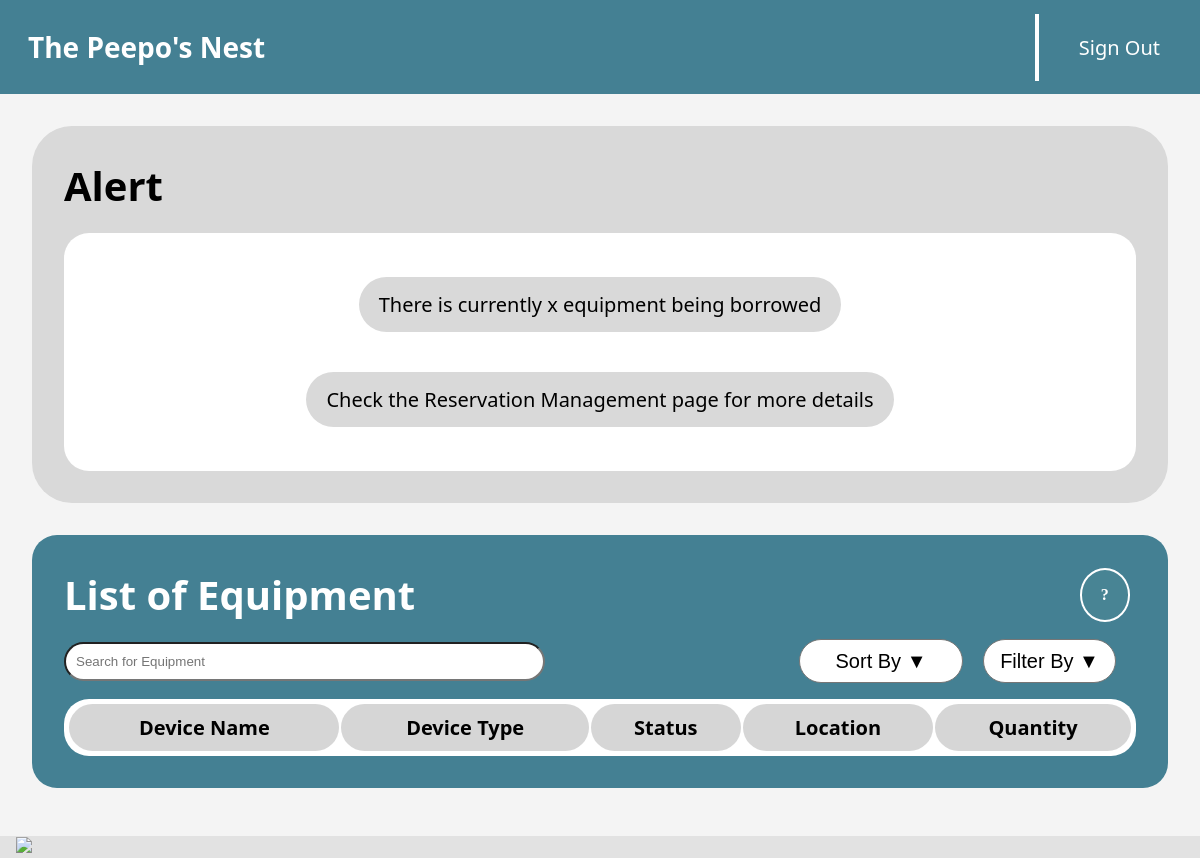
The page /auth/ on the database as committed earlier.
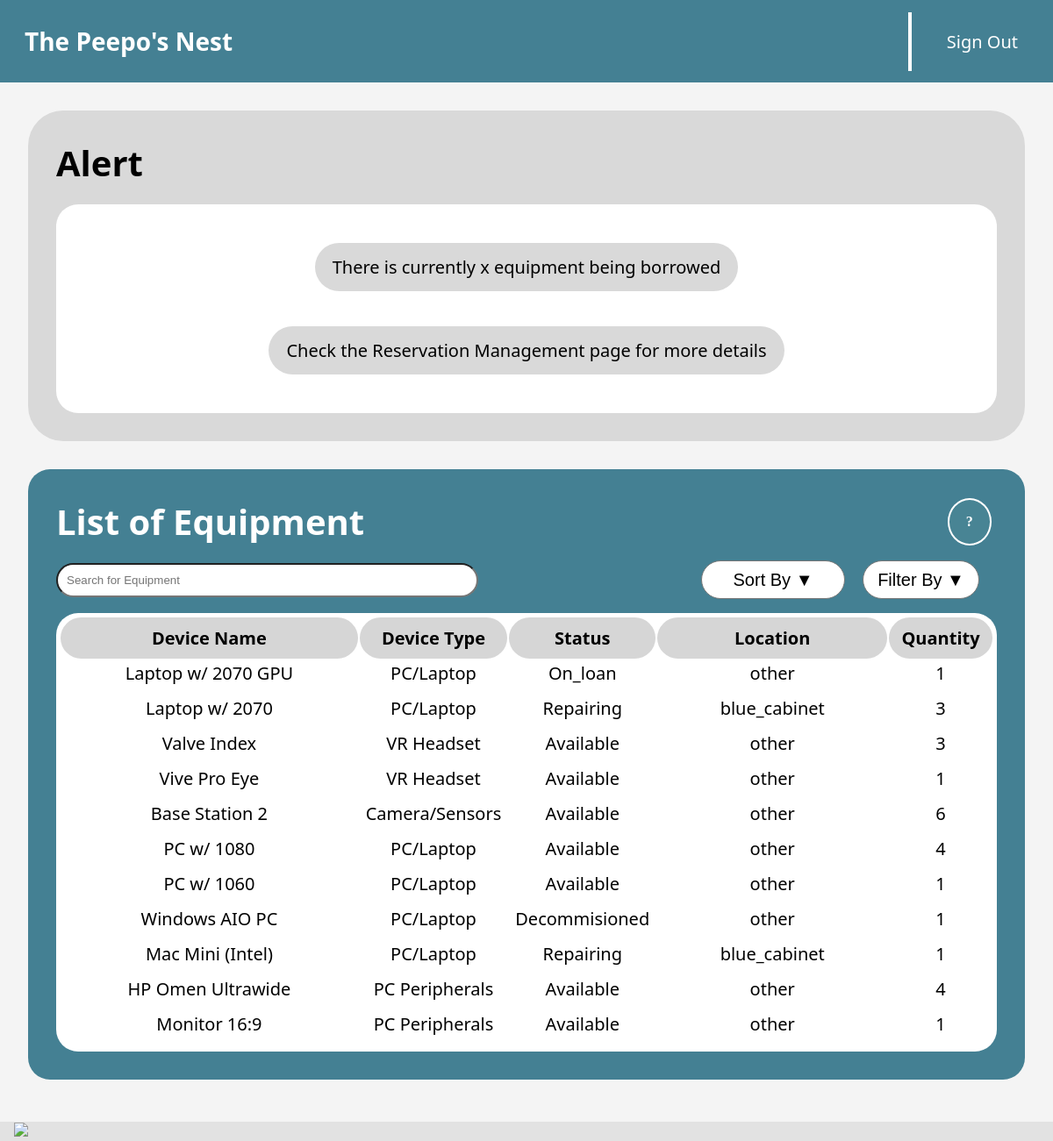
The same page on the database as committed later.
### equipment_management/models.py (models this page shows)
class Equipment(models.Model):
    Status_Choices = [
        ('On_loan', 'On Loan'),
        ('Repairing', 'Repairing'),
        ('Available', 'Available'),
        ('Unavailable', 'Unavailable')
    ]
    Location_choices = [
        ('blue_cabinet', 'XRLab Blue Cabinet'),
        ('blue_cabinet_large', 'XRLab Blue Cabinet Large'),
        ('medium_wooden_cabinet', 'XRLab Medium Wooden Cabinet'),
        ('other', 'Other'),
    ]
    equipmentName = models.CharField(max_length=100)
    equipmentStatus = models.CharField(max_length=100, choices=Status_Choices, default='Available')
    equipmentType = models.CharField(max_length=100)
    quantity = models.IntegerField()
    auditDate = models.DateField(null=True, blank=True)
    location = models.CharField(max_length=100, choices=Location_choices)
    accessLevel = models.CharField(max_length=100, null=True, blank=True)
    serialNo = models.CharField(max_length=100, null=True, blank=True)
    comments = models.TextField(max_length=250, null=True, blank=True)
    bookingCount = models.PositiveIntegerField (default=0, null=True, blank=True)

### home/views.py (the view)
# urls.py: path('', homepage, name=""),
def homepage(request):
    equipments = Equipment.objects.all()
    return render(request, 'home/homepage.html', {'equipments': equipments})

### home/templates/home/homepage.html (shortened to what this page needs)
{% load static %}
<!DOCTYPE html>
<html lang="en">
    <head>
        <link rel="stylesheet" href="{% static 'navbarFooter.css' %}">
        <link rel="stylesheet" href="{% static 'greyBoxTable.css' %}">
        <link rel="stylesheet" href="{% static 'blueBoxTable.css' %}">
        <link rel="stylesheet" href="{% static 'accordian.css' %}">
        <link rel="stylesheet" href="{% static 'popUp.css' %}">
    </head>
    <body>
        <div class="navbar">
            <ul>
                <li class="title"><a href="{% url 'home' %}">The Peepo's Nest</a></li>
            </ul>
            <ul class="user-info">
                <li><a href="{% url 'logout' %}">Sign Out</a></li>
                <li><a href="{% url 'userprofile' %}">{{ user.username }}</a></li>
            </ul>
        </div>
        <div class="plainMainPanel">
            <h2>Alert</h2>
            <div class="plainInnerPanel">
                <p>There is currently x equipment being borrowed</p>
                <p>Check the Reservation Management page for more details</p></td>
            </div>
        </div>
        <div class="mainPanel">
            <div class="OuterBar">
                <div class="boxHeader">
                    <h2>List of Equipment</h2>
                    <button id="helpBtn"><b><p class="circleBtn">?</p></b></button>
                </div>
                <div class="restrictResults">
                    <form action="" id="search">
                        <input type="text" placeholder="Search for Equipment" name="search" id="search-bar">
                    </form>
                    <form action="" method="post">
                        <select id="sortBy" name="sortBy" class="custom-select">
                            <option value="sort">Sort By &#9660</option>
                        </select>
                    </form>
                    <form action="" method="post">
                        <select id="filterBy" name="filterBy" class="custom-select">
                            <option value="filter">Filter By &#9660</option>
                        </select>
                    </form>
                </div>
            </div>
            <div class="InnerPanel">
                <table class="accordion">
                    <tr>
                        <th>Device Name</th>
                        <th>Device Type</th>
                        <th>Status</th>
                        <th>Location</th>
                        <th>Quantity</th>
                    </tr>
                    {% for equipment in equipments %}
                    <tr class="accordion-item">
                        <td><div class="cell-content">{{ equipment.equipmentName }}</div></td>
                        <td><div class="cell-content">{{ equipment.equipmentType }}</div></td>
                        <td><div class="cell-content">{{ equipment.equipmentStatus }}</div></td>
                        <td><div class="cell-content">{{ equipment.location }}</div></td>
                        <td><div class="cell-content">{{ equipment.quantity }}</div></td>
                    </tr>
                    {% endfor %}
                </table>
            </div>
        </div>
        <div class="unibanner">
            <img src="https://static.yuna.potential.ly/public/open/5e273a2a85dc09000100c61c/westminster-logo.png">
        </div>
    </body>
</html>

Rows that differ between the two databases and show on the page:
added Equipment: equipmentName "Laptop w/ 2070 GPU", equipmentType "PC/Laptop", equipmentStatus "On_loan", location "other", quantity "1"
added Equipment: equipmentName "Laptop w/ 2070", equipmentType "PC/Laptop", equipmentStatus "Repairing", location "blue_cabinet", quantity "3"
added Equipment: equipmentName "Valve Index", equipmentType "VR Headset", equipmentStatus "Available", location "other", quantity "3"
added Equipment: equipmentName "Vive Pro Eye", equipmentType "VR Headset", equipmentStatus "Available", location "other", quantity "1"
added Equipment: equipmentName "Base Station 2", equipmentType "Camera/Sensors", equipmentStatus "Available", location "other", quantity "6"
added Equipment: equipmentName "PC w/ 1080", equipmentType "PC/Laptop", equipmentStatus "Available", location "other", quantity "4"
added Equipment: equipmentName "PC w/ 1060", equipmentType "PC/Laptop", equipmentStatus "Available", location "other", quantity "1"
added Equipment: equipmentName "Windows AIO PC", equipmentType "PC/Laptop", equipmentStatus "Decommisioned", location "other", quantity "1"
added Equipment: equipmentName "Mac Mini (Intel)", equipmentType "PC/Laptop", equipmentStatus "Repairing", location "blue_cabinet", quantity "1"
added Equipment: equipmentName "HP Omen Ultrawide", equipmentType "PC Peripherals", equipmentStatus "Available", location "other", quantity "4"
added Equipment: equipmentName "Monitor 16:9", equipmentType "PC Peripherals", equipmentStatus "Available", location "other", quantity "1"
